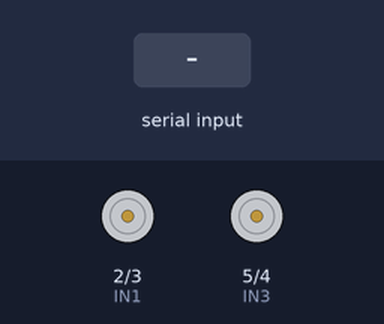
Bench run of a sketch on a simulated Arduino Uno, built with avr-gcc and run on an emulated ATmega328P. Parts: motor-driver pin pairs drawn as motors (green arrow = first pin HIGH = forward, orange = second pin HIGH = backward, longer = more drive, scaled by the enable pin). Inputs (shaded band) come from the test bench. What the sketch prints to the serial monitor is not drawn.

Above: at 1.2 s.
1.3 s: "w" received over Serial
At 1.8 s:
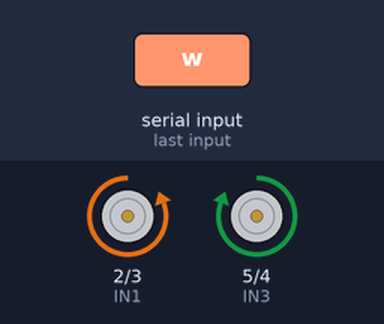
2.8 s: "a" received over Serial
At 4.0 s:
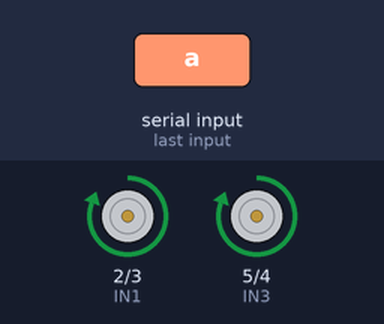
4.3 s: "s" received over Serial
At 5.3 s:
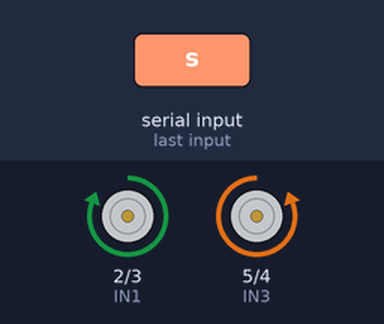
5.8 s: "d" received over Serial
At 6.4 s:
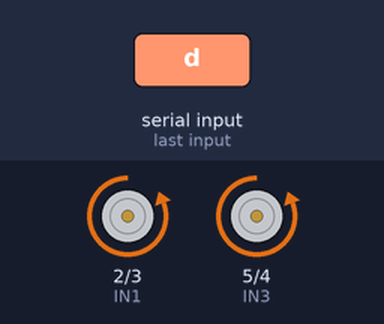
7.3 s: "x" received over Serial
At 8.7 s:
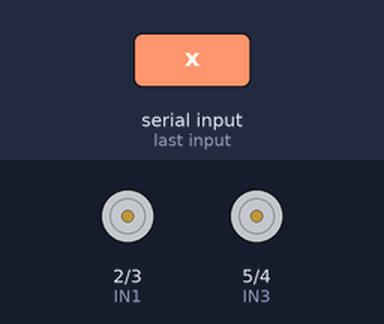
Timing chart, 0 to 9.8 s (numbered marks = the images above; inputs shaded):
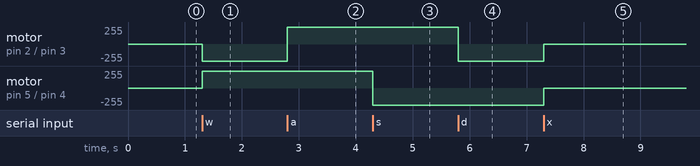

The sketch:

arduino_cmd.ino
```cpp
/* Input pins */
const int IN1 = 2;
const int IN2 = 3;
const int IN3 = 5;
const int IN4 = 4;
/* Encoder pins */
const int EN1 = 9;
const int EN2 = 10;

void forward();
void backward();
void right();
void left();
void stop();
void increaseVel();
void decreaseVel();

int currentVel;
float velPer = 1;

void setup() {
    pinMode(IN1, OUTPUT);
    pinMode(IN2, OUTPUT);
    pinMode(IN3, OUTPUT);
    pinMode(IN4, OUTPUT);

    pinMode(EN1, OUTPUT);
    pinMode(EN2, OUTPUT);

    currentVel = map(velPer, 0, 1, 205, 255);

    Serial.begin(9600);
}

void loop() {
    if (Serial.available()) {
        char c = Serial.read();

        Serial.print(c);

        switch (c) {
            case 'w':
                forward();
                break;
            case 'a':
                left();
                break;
            case 's':
                backward();
                break;
            case 'd':
                right();
                break;
            case 'x':
                stop();
                break;
            case 'q':
                decreaseVel();
                break;
            case 'e':
                increaseVel();
                break;
        }
    }
}

/* Forward action. */
void forward() {
    digitalWrite(IN1, LOW);
    digitalWrite(IN2, HIGH);
    analogWrite(EN1, currentVel);

    digitalWrite(IN3, HIGH);
    digitalWrite(IN4, LOW);
    analogWrite(EN2, currentVel);
}

/* Left action. */
void left() {
    digitalWrite(IN1, HIGH);
    digitalWrite(IN2, LOW);
    analogWrite(EN1, currentVel);

    digitalWrite(IN3, HIGH);
    digitalWrite(IN4, LOW);
    analogWrite(EN2, currentVel);
}

/* Backward action. */
void backward() {
    digitalWrite(IN1, HIGH);
    digitalWrite(IN2, LOW);
    analogWrite(EN1, currentVel);

    digitalWrite(IN3, LOW);
    digitalWrite(IN4, HIGH);
    analogWrite(EN2, currentVel);
}

/* Right action. */
void right() {
    digitalWrite(IN1, LOW);
    digitalWrite(IN2, HIGH);
    analogWrite(EN1, currentVel);

    digitalWrite(IN3, LOW);
    digitalWrite(IN4, HIGH);
    analogWrite(EN2, currentVel);
}

/* Stop action. */
void stop() {
    digitalWrite(IN1, LOW);
    digitalWrite(IN2, LOW);

    digitalWrite(IN3, LOW);
    digitalWrite(IN4, LOW);
}

/* Increase velocities. */
void increaseVel() {
    if (velPer < 1) {
        velPer += 0.1;

        currentVel = map(velPer, 0, 1, 205, 255);
    }
}

/* Decrease velocities. */
void decreaseVel() {
    if (velPer > 0) {
        velPer -= 0.1;

        currentVel = map(velPer, 0, 1, 205, 255);
    }
}
```

Measured:
- after the input at 1.3 s, motor on pin 2 (IN1) / pin 3 (IN2): stopped → backward 255/255 at once; motor on pin 5 (IN3) / pin 4 (IN4): stopped → forward 255/255 at once
- after the input at 2.8 s, motor on pin 2 (IN1) / pin 3 (IN2): backward 255/255 → forward 255/255 at once
- after the input at 4.3 s, motor on pin 5 (IN3) / pin 4 (IN4): forward 255/255 → backward 255/255 at once
- after the input at 5.8 s, motor on pin 2 (IN1) / pin 3 (IN2): forward 255/255 → backward 255/255 at once
- after the input at 7.3 s, motor on pin 2 (IN1) / pin 3 (IN2), motor on pin 5 (IN3) / pin 4 (IN4): backward 255/255 → stopped at once
